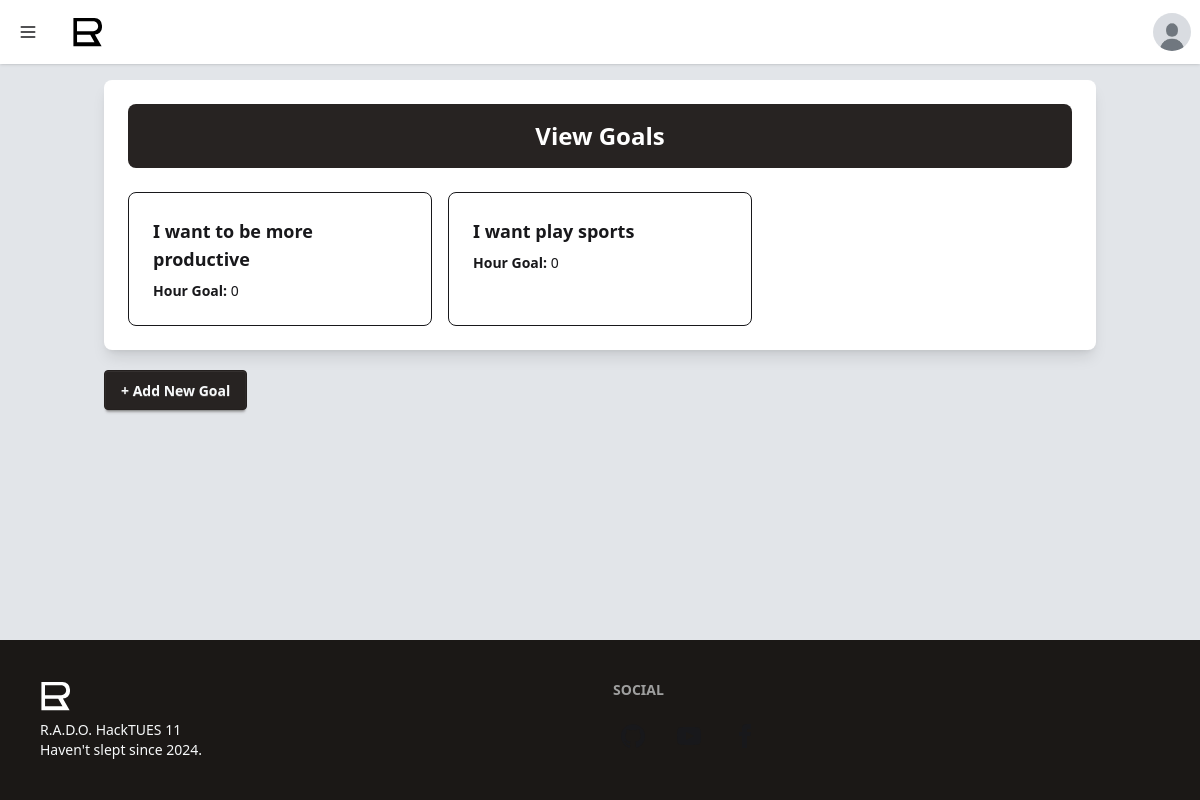
The app's page /view-goals/ (signed in) with its own data.
### models.py (models this page shows)
class MonthGoal(db.Model):
    __tablename__ = 'month_goals'
    id = db.Column(db.Integer, primary_key=True, autoincrement=True)
    user_uuid = db.Column(db.String, db.ForeignKey('users.uuid'), nullable=False)
    goal_details = db.Column(db.String, nullable=False)
    hour_goal = db.Column(db.Integer, nullable=True)
    month = db.Column(db.String, nullable=True)

### routes.py (the view)
@app.route("/view-goals/", methods=["GET"])
@login_required
def view_goals():
    user_uuid = userId()
    goals = MonthGoal.query.filter_by(user_uuid=user_uuid).all()
    return render_template("view_goals.html", page="View Goals", goals=goals)

### helpers.py (called while the page is built)
def login_required(f):
    @wraps(f)
    def decorated_function(*args, **kwargs):
        if not loggedIn():
            return redirect(url_for('log_in'))
        return f(*args, **kwargs)
    return decorated_function

def userId():
    try:
        return session["id"]
    except:
        return None

def loggedIn():
    if User.query.filter_by(uuid=str(userId())).first() is None and "id" in session: del session["id"]
    try:
        return "id" in session and User.query.filter_by(uuid=str(userId())).first() is not None
    except:
        return False

### templates/view_goals.html
{% extends "base.html" %}
{% block content %}
<div class="container mx-auto p-4 pb-12">
    <div class="bg-white shadow-lg rounded-lg p-6 relative">
        <div class="bg-primary text-white text-2xl font-bold text-center py-4 rounded-lg mb-6">
            View Goals
        </div>
        <div class="grid grid-cols-1 sm:grid-cols-2 lg:grid-cols-3 gap-4">
            {% for goal in goals %}
            <a href="{{ url_for('edit_goal', goal_id=goal.id) }}" class="card border rounded-lg p-6 hover:shadow-lg transition-shadow duration-200 cursor-pointer">
                <h3 class="text-lg font-semibold">{{ goal.goal_details }}</h3>
                <p class="mt-2 text-sm"><strong>Hour Goal:</strong> {{ goal.hour_goal }}</p>
            </a>
            {% endfor %}
        </div>
    </div>
    <div class="bottom-4 left-4 mt-5">
        <a href="{{ url_for('add_goal') }}" class="btn btn-primary">
            + Add New Goal
        </a>
    </div>
</div>
{% endblock %}

### static/style.css (style rules this page uses)
[data-theme="pro-light"] { color-scheme: "light"; --color-base-100: oklch(100% 0 0); --color-base-200: oklch(92% 0.006 264.531); --color-base-300: oklch(86% 0.022 252.894); --color-base-content: oklch(21% 0.006 285.885); --color-primary: oklch(26% 0.007 34.298); --color-primary-content: oklch(98% 0.003 247.858); --color-secondary: oklch(43% 0 0); --color-secondary-content: oklch(98% 0.003 247.858); --color-accent: oklch(77% 0.152 181.912); --color-accent-content: oklch(38% 0.063 188.416); --color-neutral: oklch(21% 0.006 56.043); --color-neutral-content: oklch(98% 0.003 247.858); --color-info: oklch(90% 0.058 230.902); --color-info-content: oklch(29% 0.066 243.157); --color-success: oklch(90% 0.093 164.15); --color-success-content: oklch(37% 0.077 168.94); --color-warning: oklch(92% 0.12 95.746); --color-warning-content: oklch(41% 0.112 45.904); --color-error: oklch(80% 0.114 19.571); --color-error-content: oklch(27% 0.105 12.094); --radius-selector: 0.5rem; --radius-field: 0.25rem; --radius-box: 0.5rem; --size-selector: 0.25rem; --size-field: 0.25rem; --border: 1px; --depth: 1; --noise: 0; }

### records on screen
MonthGoal: goal_details "I want to be more productive", hour_goal "0"
MonthGoal: goal_details "I want play sports", hour_goal "0"
